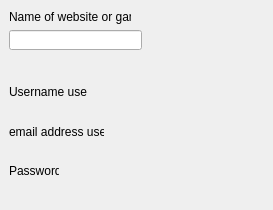
<?xml version="1.0" encoding="UTF-8"?>
<ui version="4.0">
 <class>Form</class>
 <widget class="QWidget" name="Form">
  <property name="geometry">
   <rect>
    <x>0</x>
    <y>0</y>
    <width>273</width>
    <height>210</height>
   </rect>
  </property>
  <property name="windowTitle">
   <string>Form</string>
  </property>
  <widget class="QLabel" name="label">
   <property name="geometry">
    <rect>
     <x>9</x>
     <y>9</y>
     <width>122</width>
     <height>16</height>
    </rect>
   </property>
   <property name="text">
    <string>Name of website or game</string>
   </property>
  </widget>
  <widget class="QLineEdit" name="lineEdit">
   <property name="geometry">
    <rect>
     <x>9</x>
     <y>30</y>
     <width>133</width>
     <height>20</height>
    </rect>
   </property>
  </widget>
  <widget class="QLabel" name="label_2">
   <property name="geometry">
    <rect>
     <x>9</x>
     <y>84</y>
     <width>78</width>
     <height>16</height>
    </rect>
   </property>
   <property name="text">
    <string>Username used:</string>
   </property>
  </widget>
  <widget class="QLabel" name="label_3">
   <property name="geometry">
    <rect>
     <x>9</x>
     <y>124</y>
     <width>95</width>
     <height>16</height>
    </rect>
   </property>
   <property name="text">
    <string>email address used:</string>
   </property>
  </widget>
  <widget class="QLabel" name="label_4">
   <property name="geometry">
    <rect>
     <x>9</x>
     <y>163</y>
     <width>50</width>
     <height>16</height>
    </rect>
   </property>
   <property name="text">
    <string>Password:</string>
   </property>
  </widget>
  <widget class="QLabel" name="label_5">
   <property name="geometry">
    <rect>
     <x>96</x>
     <y>80</y>
     <width>141</width>
     <height>21</height>
    </rect>
   </property>
   <property name="text">
    <string/>
   </property>
  </widget>
  <widget class="QLabel" name="label_6">
   <property name="geometry">
    <rect>
     <x>110</x>
     <y>120</y>
     <width>141</width>
     <height>21</height>
    </rect>
   </property>
   <property name="text">
    <string/>
   </property>
  </widget>
  <widget class="QLabel" name="label_7">
   <property name="geometry">
    <rect>
     <x>70</x>
     <y>160</y>
     <width>141</width>
     <height>21</height>
    </rect>
   </property>
   <property name="text">
    <string/>
   </property>
  </widget>
 </widget>
 <resources/>
 <connections/>
</ui>
